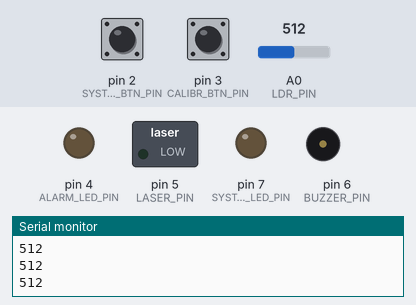
The sketch below on a simulated Arduino Uno, built with avr-gcc and run on an emulated ATmega328P. Parts: switched loads named in the sketch (green lamp = pin HIGH), output pins drawn as LEDs (lit = HIGH), buzzer (waves = sounding), the last lines printed to the serial monitor. The test bench sets the inputs (shaded band); at power-on: pin 2 (SYSTEM_BTN_PIN) HIGH, A0 (LDR_PIN) = 512, pin 3 (CALIBR_BTN_PIN) HIGH. EEPROM starts erased.

Above: at 1.2 s.
1.3 s: pin 2 (SYSTEM_BTN_PIN) pulled LOW for 0.15 s
At 2.5 s:
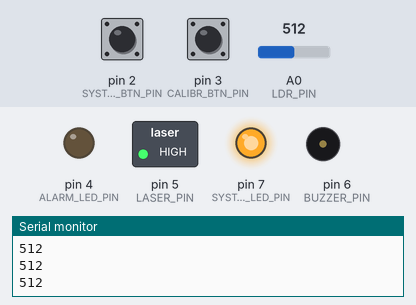
2.9 s: A0 (LDR_PIN) set to 213
4.4 s: A0 (LDR_PIN) set to 184
At 4.55 s:
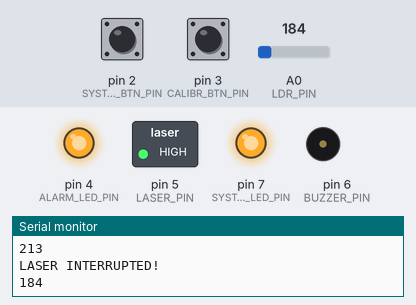
7.4 s: pin 3 (CALIBR_BTN_PIN) pulled LOW for 0.15 s
10.4 s: pin 2 (SYSTEM_BTN_PIN) pulled LOW for 1 s
At 10.9 s:
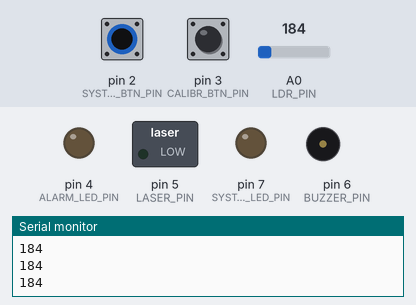
12.9 s: pin 3 (CALIBR_BTN_PIN) pulled LOW for 1 s
At 13.1 s:
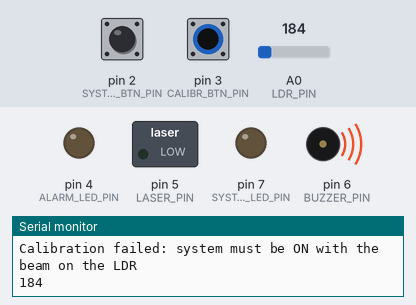
Timing chart, 0 to 15.9 s (numbered marks = the images above; inputs shaded):
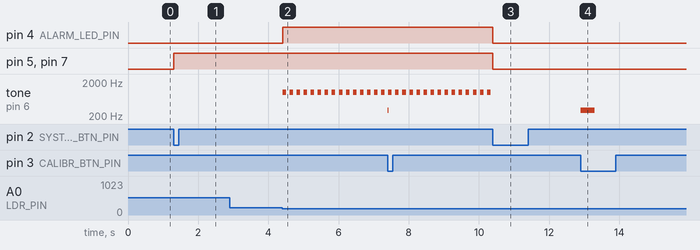

The sketch:

main.ino
```cpp
#include <EEPROM.h>

#define LDR_PIN A0
#define SYSTEM_BTN_PIN 2
#define CALIBR_BTN_PIN 3
#define ALARM_LED_PIN 4
#define LASER_PIN 5
#define BUZZER_PIN 6
#define SYSTEM_LED_PIN 7

const int default_ldr_threshold = 200;
const int min_beam_value = 400;

const unsigned long debounce_time = 150;

const int beep_tick_interval = 10;    // 10 * 10ms = 100ms
const int print_tick_interval = 20;   // 20 * 10ms = 200ms

const byte EEPROM_MAGIC = 0xAC;
const byte EEPROM_VERSION = 1;

const int ADDR_MAGIC = 0;
const int ADDR_VERSION = 1;
const int ADDR_STATE = 2;
const int ADDR_THRESHOLD = 3; // two bytes starting at addr = 3, since threshold value is integer

int light_threshold = default_ldr_threshold;

bool beep_on = false;
int beep_ticks = 0;

int ldr_value = 0;
int ldr_print_ticks = 0;

enum State {
  OFF, ON, DETECTED
};

State system_state = OFF;

volatile bool sys_btn_flag = false;
volatile bool cal_btn_flag = false;
volatile bool timer_flag = false;

volatile unsigned long last_btn_interrupt_time = 0;
volatile unsigned long last_cal_interrupt_time = 0;

void setup() {
  Serial.begin(9600);

  pinMode(SYSTEM_BTN_PIN, INPUT_PULLUP);
  pinMode(CALIBR_BTN_PIN, INPUT_PULLUP);
  pinMode(LASER_PIN, OUTPUT);
  pinMode(ALARM_LED_PIN, OUTPUT);
  pinMode(SYSTEM_LED_PIN, OUTPUT);
  pinMode(BUZZER_PIN, OUTPUT);

  bool start_on = load_settings();

  noInterrupts();
  TCCR1A = 0;
  TCCR1B = 0;
  TCNT1 = 0;                            // timer itself
  OCR1A = 156;                          // 10 ms / 0.064 ms = 156.25
  TCCR1B |= (1 << WGM12);               // CTC mode: clear timer on compare match
  TIMSK1 |= (1 << OCIE1A);              // enable compare match A interrupt
  TCCR1B |= (1 << CS12) | (1 << CS10);  // set prescaler 1024, this also starts the timer
  interrupts();

  attachInterrupt(digitalPinToInterrupt(SYSTEM_BTN_PIN), sys_btn_isr, FALLING);
  attachInterrupt(digitalPinToInterrupt(CALIBR_BTN_PIN), cal_btn_isr, FALLING);

  if (start_on) {
    set_state(ON);
    Serial.println("Restored: ON");
  } else {
    set_state(OFF);
    Serial.println("Restored: OFF");
  }
}

void loop() {

  if (sys_btn_flag) {
    sys_btn_flag = false;

    if (system_state == OFF) {
      set_state(ON);
      save_state(true);
      Serial.println("System ON");
    } else {
      set_state(OFF);
      save_state(false);
      Serial.println("System OFF");
    }
  }


  if (cal_btn_flag) {
    cal_btn_flag = false;

    if (system_state == ON && ldr_value >= min_beam_value) {
      light_threshold = ldr_value / 2;
      save_threshold();
      tone(BUZZER_PIN, 2000, 200);
      Serial.print("LDR calibrated with threshold = ");
      Serial.println(light_threshold);
    } else {
      tone(BUZZER_PIN, 300, 400);
      Serial.println("Calibration failed: system must be ON with the beam on the LDR");
    }
  }

  if (timer_flag) {
    timer_flag = false;
    ldr_value = analogRead(LDR_PIN);

    ++ldr_print_ticks;
    if (ldr_print_ticks >= print_tick_interval) {
      ldr_print_ticks = 0;
      Serial.println(ldr_value);
    }

    switch (system_state) {
      case OFF:
        break;
      case ON:
        if (ldr_value < light_threshold) {
          set_state(DETECTED);
          Serial.println("LASER INTERRUPTED!");
        }
        break;
      case DETECTED:
        if (ldr_value >= light_threshold) {
          set_state(ON);
          Serial.println("Laser restored!");
        } else {
          update_beep();
        }
        break;
      default:
        break;
    }
  }
}

ISR(TIMER1_COMPA_vect) {
  timer_flag = true;
}

void sys_btn_isr() {
  unsigned long now = millis();
  if (now - last_btn_interrupt_time >= debounce_time) {
    sys_btn_flag = true;
  }
  last_btn_interrupt_time = now;
}

void cal_btn_isr() {
  unsigned long now = millis();
  if (now - last_cal_interrupt_time >= debounce_time) {
    cal_btn_flag = true;
  }
  last_cal_interrupt_time = now;
}

void set_state(State new_state) {
  system_state = new_state;

  switch (new_state) {
    case OFF:
      digitalWrite(LASER_PIN, LOW);
      digitalWrite(SYSTEM_LED_PIN, LOW);
      digitalWrite(ALARM_LED_PIN, LOW);
      noTone(BUZZER_PIN);
      break;

    case ON:
      digitalWrite(LASER_PIN, HIGH);
      digitalWrite(SYSTEM_LED_PIN, HIGH);
      digitalWrite(ALARM_LED_PIN, LOW);
      noTone(BUZZER_PIN);
      break;

    case DETECTED:
      digitalWrite(LASER_PIN, HIGH);
      digitalWrite(SYSTEM_LED_PIN, HIGH);
      digitalWrite(ALARM_LED_PIN, HIGH);
      beep_on = true;
      beep_ticks = 0;
      tone(BUZZER_PIN, 1000);
      break;
  }
}

void update_beep() {
  ++beep_ticks;
  if (beep_ticks >= beep_tick_interval) {
    beep_ticks = 0;
    beep_on = !beep_on;
    if (beep_on) {
      tone(BUZZER_PIN, 1000);
    } else {
      noTone(BUZZER_PIN);
    }
  }
}

bool load_settings() {
  int threshold;
  EEPROM.get(ADDR_THRESHOLD, threshold);

  bool valid = (EEPROM.read(ADDR_MAGIC) == EEPROM_MAGIC) && (EEPROM.read(ADDR_VERSION) == EEPROM_VERSION) && (threshold >= 1) && (threshold <= 1023);

  if (!valid) {
    EEPROM.update(ADDR_MAGIC, EEPROM_MAGIC);
    EEPROM.update(ADDR_VERSION, EEPROM_VERSION);
    light_threshold = default_ldr_threshold;
    save_threshold();
    save_state(false);
    Serial.println("EEPROM empty or corrupted, defaults saved");
    return false;
  }

  light_threshold = threshold;
  Serial.print("Loaded threshold = ");
  Serial.println(light_threshold);
  return (EEPROM.read(ADDR_STATE) == 1);
}

void save_threshold() {
  EEPROM.put(ADDR_THRESHOLD, light_threshold);
}

void save_state(bool system_on) {
  EEPROM.update(ADDR_STATE, system_on ? 1 : 0);
}
```

Measured:
- the behaviour switches between 200 and 199 on A0 (LDR_PIN) (found by bisection; images 1 and 2)
- after the input at 1.3 s, pin 5 (LASER_PIN), pin 7 (SYSTEM_LED_PIN): LOW → HIGH at once
- after the input at 4.4 s, pin 4 (ALARM_LED_PIN): LOW → HIGH at once; tone on pin 6 (BUZZER_PIN): alternates 1000 Hz for 0.10 s and silent for 0.10 s, starting at once
- after the input at 10.4 s, pin 4 (ALARM_LED_PIN), pin 5 (LASER_PIN), pin 7 (SYSTEM_LED_PIN): HIGH → LOW at once; tone on pin 6 (BUZZER_PIN): stops changing and stays silent
- after the input at 12.9 s, tone on pin 6 (BUZZER_PIN): silent → 300 Hz at once, → silent 0.40 s later
